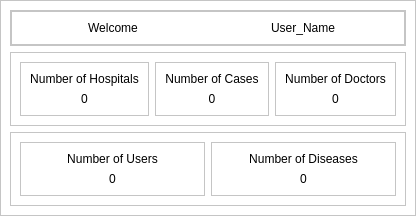
            <widget class="QWidget" name="page_dashboard">
             <layout class="QVBoxLayout" name="verticalLayout_118">
              <property name="spacing">
               <number>0</number>
              </property>
              <property name="leftMargin">
               <number>0</number>
              </property>
              <property name="topMargin">
               <number>0</number>
              </property>
              <property name="rightMargin">
               <number>0</number>
              </property>
              <property name="bottomMargin">
               <number>0</number>
              </property>
              <item>
               <widget class="QFrame" name="frame_135">
                <property name="styleSheet">
                 <string notr="true">background-color: rgb(255, 255, 255);</string>
                </property>
                <property name="frameShape">
                 <enum>QFrame::StyledPanel</enum>
                </property>
                <property name="frameShadow">
                 <enum>QFrame::Raised</enum>
                </property>
                <layout class="QVBoxLayout" name="verticalLayout_116">
                 <item>
                  <widget class="QFrame" name="frame_144">
                   <property name="styleSheet">
                    <string notr="true"/>
                   </property>
                   <property name="frameShape">
                    <enum>QFrame::StyledPanel</enum>
                   </property>
                   <property name="frameShadow">
                    <enum>QFrame::Raised</enum>
                   </property>
                   <layout class="QHBoxLayout" name="horizontalLayout_46">
                    <property name="spacing">
                     <number>0</number>
                    </property>
                    <property name="leftMargin">
                     <number>0</number>
                    </property>
                    <property name="topMargin">
                     <number>0</number>
                    </property>
                    <property name="rightMargin">
                     <number>0</number>
                    </property>
                    <property name="bottomMargin">
                     <number>0</number>
                    </property>
                    <item alignment="Qt::AlignTop">
                     <widget class="QFrame" name="frame_157">
                      <property name="sizePolicy">
                       <sizepolicy hsizetype="Preferred" vsizetype="Expanding">
                        <horstretch>0</horstretch>
                        <verstretch>0</verstretch>
                       </sizepolicy>
                      </property>
                      <property name="frameShape">
                       <enum>QFrame::StyledPanel</enum>
                      </property>
                      <property name="frameShadow">
                       <enum>QFrame::Raised</enum>
                      </property>
                      <layout class="QHBoxLayout" name="horizontalLayout_6">
                       <item>
                        <widget class="QLabel" name="label_83">
                         <property name="styleSheet">
                          <string notr="true">font: 75 40pt &quot;Century Gothic&quot;;
</string>
                         </property>
                         <property name="frameShadow">
                          <enum>QFrame::Plain</enum>
                         </property>
                         <property name="text">
                          <string>Welcome</string>
                         </property>
                         <property name="textFormat">
                          <enum>Qt::AutoText</enum>
                         </property>
                         <property name="scaledContents">
                          <bool>false</bool>
                         </property>
                         <property name="alignment">
                          <set>Qt::AlignCenter</set>
                         </property>
                        </widget>
                       </item>
                       <item>
                        <widget class="QLabel" name="user_name">
                         <property name="styleSheet">
                          <string notr="true">font: 75 25pt &quot;Century Gothic&quot;;</string>
                         </property>
                         <property name="text">
                          <string>User_Name</string>
                         </property>
                         <property name="alignment">
                          <set>Qt::AlignCenter</set>
                         </property>
                        </widget>
                       </item>
                      </layout>
                     </widget>
                    </item>
                   </layout>
                  </widget>
                 </item>
                 <item>
                  <widget class="QFrame" name="frame_136">
                   <property name="frameShape">
                    <enum>QFrame::StyledPanel</enum>
                   </property>
                   <property name="frameShadow">
                    <enum>QFrame::Raised</enum>
                   </property>
                   <layout class="QHBoxLayout" name="horizontalLayout_44">
                    <item>
                     <widget class="QFrame" name="frame_150">
                      <property name="frameShape">
                       <enum>QFrame::StyledPanel</enum>
                      </property>
                      <property name="frameShadow">
                       <enum>QFrame::Raised</enum>
                      </property>
                      <layout class="QVBoxLayout" name="verticalLayout_117">
                       <item>
                        <widget class="QLabel" name="label_71">
                         <property name="styleSheet">
                          <string notr="true">font: 22pt &quot;Century Gothic&quot;;</string>
                         </property>
                         <property name="text">
                          <string>Number of Hospitals</string>
                         </property>
                         <property name="alignment">
                          <set>Qt::AlignCenter</set>
                         </property>
                        </widget>
                       </item>
                       <item>
                        <widget class="QLabel" name="number_of_Hospitals">
                         <property name="styleSheet">
                          <string notr="true">font: 22pt &quot;Century Gothic&quot;;</string>
                         </property>
                         <property name="text">
                          <string>0</string>
                         </property>
                         <property name="alignment">
                          <set>Qt::AlignCenter</set>
                         </property>
                        </widget>
                       </item>
                      </layout>
                     </widget>
                    </item>
                    <item>
                     <widget class="QFrame" name="frame_151">
                      <property name="frameShape">
                       <enum>QFrame::StyledPanel</enum>
                      </property>
                      <property name="frameShadow">
                       <enum>QFrame::Raised</enum>
                      </property>
                      <layout class="QVBoxLayout" name="verticalLayout_119">
                       <item>
                        <widget class="QLabel" name="label_73">
                         <property name="styleSheet">
                          <string notr="true">font: 22pt &quot;Century Gothic&quot;;</string>
                         </property>
                         <property name="text">
                          <string>Number of Cases</string>
                         </property>
                         <property name="alignment">
                          <set>Qt::AlignCenter</set>
                         </property>
                        </widget>
                       </item>
                       <item>
                        <widget class="QLabel" name="number_of_cases">
                         <property name="styleSheet">
                          <string notr="true">font: 22pt &quot;Century Gothic&quot;;</string>
                         </property>
                         <property name="text">
                          <string>0</string>
                         </property>
                         <property name="alignment">
                          <set>Qt::AlignCenter</set>
                         </property>
                        </widget>
                       </item>
                      </layout>
                     </widget>
                    </item>
                    <item>
                     <widget class="QFrame" name="frame_152">
                      <property name="frameShape">
                       <enum>QFrame::StyledPanel</enum>
                      </property>
                      <property name="frameShadow">
                       <enum>QFrame::Raised</enum>
                      </property>
                      <layout class="QVBoxLayout" name="verticalLayout_120">
                       <item>
                        <widget class="QLabel" name="label_75">
                         <property name="styleSheet">
                          <string notr="true">font: 22pt &quot;Century Gothic&quot;;</string>
                         </property>
                         <property name="text">
                          <string>Number of Doctors</string>
                         </property>
                         <property name="alignment">
                          <set>Qt::AlignCenter</set>
                         </property>
                        </widget>
                       </item>
                       <item>
                        <widget class="QLabel" name="number_of_doctors">
                         <property name="styleSheet">
                          <string notr="true">font: 22pt &quot;Century Gothic&quot;;</string>
                         </property>
                         <property name="text">
                          <string>0</string>
                         </property>
                         <property name="alignment">
                          <set>Qt::AlignCenter</set>
                         </property>
                        </widget>
                       </item>
                      </layout>
                     </widget>
                    </item>
                   </layout>
                  </widget>
                 </item>
                 <item>
                  <widget class="QFrame" name="frame_201">
                   <property name="frameShape">
                    <enum>QFrame::StyledPanel</enum>
                   </property>
                   <property name="frameShadow">
                    <enum>QFrame::Raised</enum>
                   </property>
                   <layout class="QHBoxLayout" name="horizontalLayout_53">
                    <item>
                     <widget class="QFrame" name="frame_218">
                      <property name="frameShape">
                       <enum>QFrame::StyledPanel</enum>
                      </property>
                      <property name="frameShadow">
                       <enum>QFrame::Raised</enum>
                      </property>
                      <layout class="QVBoxLayout" name="verticalLayout_159">
                       <item>
                        <widget class="QLabel" name="label_110">
                         <property name="styleSheet">
                          <string notr="true">font: 22pt &quot;Century Gothic&quot;;</string>
                         </property>
                         <property name="text">
                          <string>Number of Users</string>
                         </property>
                         <property name="alignment">
                          <set>Qt::AlignCenter</set>
                         </property>
                        </widget>
                       </item>
                       <item>
                        <widget class="QLabel" name="total_users">
                         <property name="styleSheet">
                          <string notr="true">font: 22pt &quot;Century Gothic&quot;;</string>
                         </property>
                         <property name="text">
                          <string>0</string>
                         </property>
                         <property name="alignment">
                          <set>Qt::AlignCenter</set>
                         </property>
                        </widget>
                       </item>
                      </layout>
                     </widget>
                    </item>
                    <item>
                     <widget class="QFrame" name="frame_219">
                      <property name="frameShape">
                       <enum>QFrame::StyledPanel</enum>
                      </property>
                      <property name="frameShadow">
                       <enum>QFrame::Raised</enum>
                      </property>
                      <layout class="QVBoxLayout" name="verticalLayout_160">
                       <item>
                        <widget class="QLabel" name="label_125">
                         <property name="styleSheet">
                          <string notr="true">font: 22pt &quot;Century Gothic&quot;;</string>
                         </property>
                         <property name="text">
                          <string>Number of Diseases</string>
                         </property>
                         <property name="alignment">
                          <set>Qt::AlignCenter</set>
                         </property>
                        </widget>
                       </item>
                       <item>
                        <widget class="QLabel" name="total_diseases">
                         <property name="styleSheet">
                          <string notr="true">font: 22pt &quot;Century Gothic&quot;;</string>
                         </property>
                         <property name="text">
                          <string>0</string>
                         </property>
                         <property name="alignment">
                          <set>Qt::AlignCenter</set>
                         </property>
                        </widget>
                       </item>
                      </layout>
                     </widget>
                    </item>
                   </layout>
                  </widget>
                 </item>
                </layout>
               </widget>
              </item>
             </layout>
            </widget>
